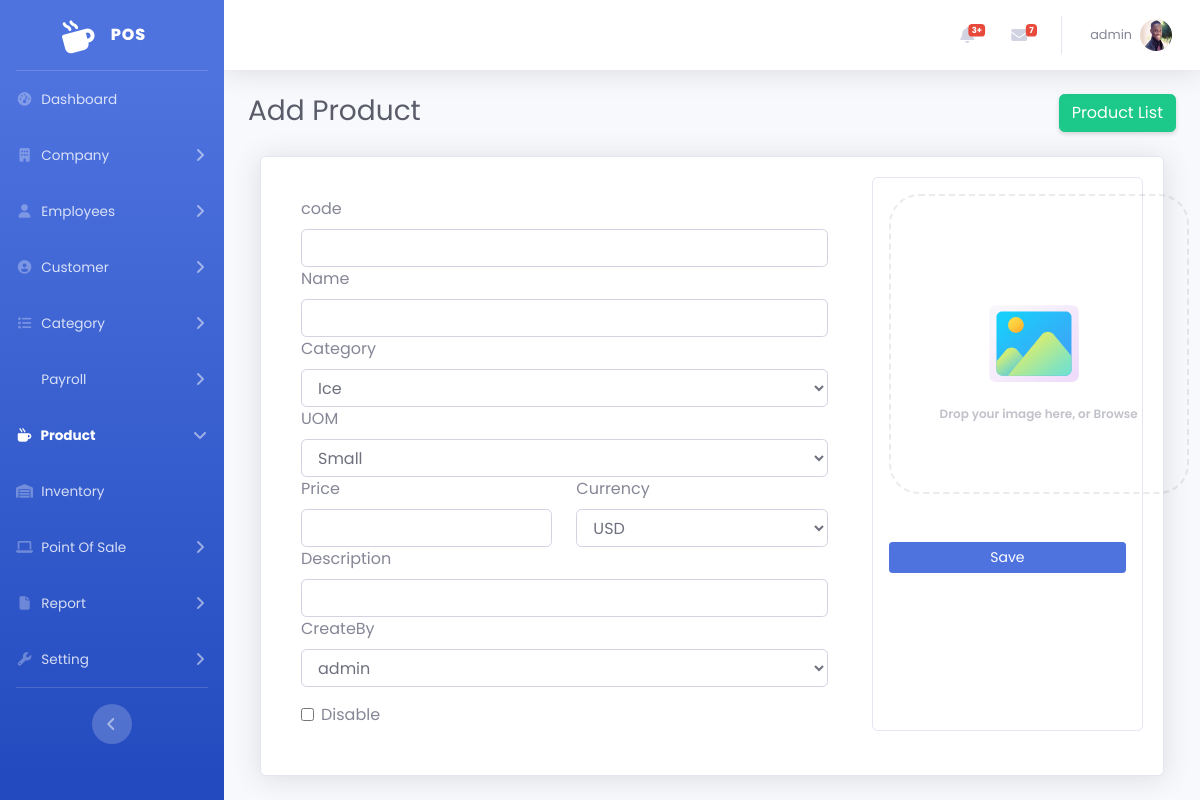
Page /admin/product.php (signed in) on the committed database.
### tables this page shows
CREATE TABLE `user` (
  `Id` int(11) NOT NULL,
  `OutletId` int(11) DEFAULT NULL,
  `EmployeeId` int(11) DEFAULT NULL,
  `RoleId` int(11) DEFAULT NULL,
  `Username` varchar(120) NOT NULL,
  `Password` varchar(255) NOT NULL,
  `ActivedAt` datetime DEFAULT NULL,
  `Status` tinyint(1) DEFAULT 1,
  `CreateBy` int(11) DEFAULT NULL,
  `CreateAt` timestamp NOT NULL DEFAULT current_timestamp(),
  `UpdateAt` datetime DEFAULT NULL
);

CREATE TABLE `employee` (
  `Id` int(11) NOT NULL,
  `OutletId` int(11) DEFAULT NULL,
  `Firstname` varchar(120) NOT NULL,
  `Lastname` varchar(120) NOT NULL,
  `Gender` tinyint(1) NOT NULL,
  `Dob` datetime DEFAULT NULL,
  `Email` varchar(120) DEFAULT NULL,
  `Tel` varchar(18) NOT NULL,
  `Salary` decimal(6,2) DEFAULT 0.00,
  `Currency` int(11) DEFAULT 1,
  `Position` varchar(120) NOT NULL,
  `Image` varchar(255) DEFAULT NULL,
  `Status` tinyint(1) DEFAULT 1,
  `JoinAT` datetime DEFAULT NULL,
  `ResignAt` datetime DEFAULT NULL,
  `ReasonResign` text DEFAULT NULL,
  `CreateBy` int(11) DEFAULT NULL,
  `CreateAt` timestamp NOT NULL DEFAULT current_timestamp(),
  `UpdateAt` datetime DEFAULT NULL
);

### admin/product.php (the view, shortened to what this page needs)
<?php
include('function_Pro.php');
?>
<html lang="en">
<head>
    <link href="vendor/fontawesome-free/css/all.min.css" rel="stylesheet" type="text/css">
    <link rel="stylesheet" href="https://cdnjs.cloudflare.com/ajax/libs/font-awesome/6.5.2/css/all.min.css" />
    <link href="css/sb-admin-2.min.css" rel="stylesheet">
    <link href="vendor/datatables/dataTables.bootstrap4.min.css" rel="stylesheet">
    <link href="css/img-style.css" rel="stylesheet">
</head>
<body id="page-top">
    <div id="wrapper">
        <?php include './include/sidebar.php' ?>
        <div id="content-wrapper" class="d-flex flex-column">
            <div id="content">
                <?php include './include/topbar.php' ?>
                <div class="container-fluid">
                    <div class="d-sm-flex align-item-center justify-content-between mb-4">
                        <h1 class="h3 mb-0 text-gray-800">Add Product</h1>
                        <a href="product-list.php" class="d-none d-sm-inline-block btn btn-success shadow-sm">Product List</a>
                    </div>
                <div class="col-lg-12">
        <div class="card shadow mb-4">
            <div class="card-body">
                <form method="post" enctype="multipart/form-data">
                    <?php
                    if (isset($_REQUEST['Id'])) {
                        $productId = $_REQUEST['Id'];
                        $rowFrm = $conn->query("SELECT * FROM `productsku` WHERE Id=$productId")->fetch_assoc();
                    } else {
                        $rowFrm = array("Name" => "", "Code" => "", "Remark" => "",);
                    }
                    ?>
                    <div class="row">
                        <div class="col-8">
                            <div class="card-body">
                                <label for="Code">code</label>
                                <input type="text" class="form-control" name="txtcode" required value="<?php  ?>">
                                <label for="Name">Name</label>
                                <input type="text" class="form-control" name="txtname" required value="<?php echo '' . $rowFrm['ProductId'] . '' ?>">
                                <label for="Category">Category</label>
                                <select class="form-control" style="width: 100%;" name="txtcategory">
                                    <?php
                                    $sqlCate = "SELECT * FROM `category`";
                                    $qrCate = $conn->query($sqlCate);
                                    while ($rowCate = $qrCate->fetch_assoc()) {
                                        if ($rowCate['Id'] == $rowFrm['Id']) $sel = 'selected';
                                        else $sel = '';
                                        echo '<option value="' . $rowCate['Id'] . '" ' . $sel . '>' . $rowCate['Name'] . '</option>';
                                    }
                                    ?>
                                </select>
                                <label for="UOM">UOM</label>
                                <select class="form-control" style="width: 100%;" name="txtuom">
                                    <?php
                                    $sqlUom = "SELECT * FROM `UOM`";
                                    $qrUom = $conn->query($sqlUom);
                                    while ($rowUom = $qrUom->fetch_assoc()) {
                                        if ($rowUom['Id'] == $rowFrm['Id']) $sel = 'selected';
                                        else $sel = '';
                                        echo '<option value="' . $rowUom['Id'] . '" ' . $sel . '>' . $rowUom['Name'] . '</option>';
                                    }
                                    ?>
                                </select>
                                <div class="row">
                                    <div class="col-6">
                                        <label for="Price">Price</label>
                                        <input type="number" class="form-control" name="txtprice">
                                    </div>
                                    <div class="col-6">
                                        <label for="Currency">Currency</label>
                                        <select class="form-control" style="width: 100%;" name="txtcurrency">
                                            <?php
                                            $sqlCurrency = "SELECT * FROM `Currency`";
                                            $qrCurrency = $conn->query($sqlCurrency);
                                            while ($rowCurrency = $qrCurrency->fetch_assoc()) {
                                                if ($rowCurrency['Id'] == $rowFrm['Id']) $sel = 'selected';
                                                else $sel = '';
                                                echo '<option value="' . $rowCurrency['Id'] . '" ' . $sel . '>' . $rowCurrency['Code'] . '</option>';
                                            }
                                            ?>
                                        </select>
                                    </div>
                                </div>
                                <label for="Description">Description</label>
                                <input type="text" class="form-control" name="txtdescription">
                                <label for="CreateBy">CreateBy</label>
                                <select class="form-control" style="width: 100%;" name="txtcreateby">
                                    <?php
                                    $sqlUser = "SELECT * FROM `user`";
                                    $qrUser = $conn->query($sqlUser);
                                    while ($rowUser = $qrUser->fetch_assoc()) {
                                        if ($rowUser['Id'] == $rowFrm['Id']) $sel = 'selected';
                                        else $sel = '';
                                        echo '<option value="' . $rowUser['Id'] . '" ' . $sel . '>' . $rowUser['Username'] . '</option>';
                                    }
                                    ?>
                                </select>
                                <div class="form-check form-switch ms-4 mt-3">
                                    <input class="form-check-input" type="checkbox" role="switch" id="status" name="txtstatus">
                                    <label class="form-check-label mb-2" for="status">Disable</label>
                                </div>
                            </div>
                        </div>
                        <div class="col-lg-4 d-flex align-items-top justify-content-top">
                            <div class="card mb-4 p-3 text center ">
                                <div class="con-input-file">
                                    <div class="con-bg">
                                    </div>
                                    <div class="img-1">
                                    </div>
                                    <div class="img-2">
                                        <div class="square-1"></div>
                                    </div>
                                    <div class="img-3">
                                        <div class="square-2"></div>
                                    </div>
                                    <div class="con-text">
                                        Drop your image here, or Browse
                                    </div class="d-flex justify-content-center">
                                </div>
                                <?php
                                if (isset($_REQUEST['Id'])) {
                                    echo '
                                        <input type="submit" value="UPDATE" class="btn btn-success btn-sm mt-5" name="btnUpdate">
                                            <a href="product-add.php" class="btn btn-info btn-sm mt-5"> NEW </a>
                                        ';
                                } else {
                                    echo '
                                        <button type="submit" class="btn btn-primary btn-sm mt-5" name="btnAdd">Save</button>
                                        ';
                                }
                                ?>
                            </div>
                        </div>
                    </div>
                </form>
            </div>
        </div>
    </div>
                </div>
            </div>
        </div>
    </div>
</body>
</html>

### admin/include/topbar.php (shortened to what this page needs)
<?php
include('../admin/cn.php');
?>
<nav class="navbar navbar-expand navbar-light bg-white topbar mb-4 static-top shadow">
    <ul class="navbar-nav ml-auto">
        <li class="nav-item dropdown no-arrow mx-1">
            <a class="nav-link dropdown-toggle" href="#" id="alertsDropdown" role="button" data-toggle="dropdown" aria-haspopup="true" aria-expanded="false">
                <i class="fas fa-bell fa-fw"></i>
                <span class="badge badge-danger badge-counter">3+</span>
            </a>
        </li>
        <li class="nav-item dropdown no-arrow mx-1">
            <a class="nav-link dropdown-toggle" href="#" id="messagesDropdown" role="button" data-toggle="dropdown" aria-haspopup="true" aria-expanded="false">
                <i class="fas fa-envelope fa-fw"></i>
                <span class="badge badge-danger badge-counter">7</span>
            </a>
        </li>
        <?php
        $id = $_SESSION['session'];
        $sql = "SELECT * FROM `user` WHERE `Id` = '$id'";
        $rs = $conn->query($sql);
        $row = mysqli_fetch_assoc($rs);
        $Profile = $conn->query("SELECT * FROM `Employee` WHERE Id=" . $row['EmployeeId'])->fetch_assoc();
        ?>
        <li class="nav-item dropdown no-arrow">
            <a class="nav-link dropdown-toggle" href="#" id="userDropdown" role="button" data-toggle="dropdown" aria-haspopup="true" aria-expanded="false">
                <span class="mr-2 d-none d-lg-inline text-gray-600 small"><?php echo $row['Username'] ?></span>
                <img class="img-profile rounded-circle" src="../admin/ImageEmp/<?php echo $Profile['Image'] ?>" id="imgInp">
            </a>
        </li>
    </ul>
</nav>

### admin/css/img-style.css (style rules this page uses)
* { list-style: none; outline: none; padding: 0; margin: 0; font-family: 'Poppins', sans-serif; box-sizing: border-box; }
.con-input-file { border: 2px dashed rgba(0,0,0,.08); border-radius: 30px; display: flex; align-items: center; justify-content: center; position: relative; width: 300px; height: 300px; transition: all .25s ease, border 0s; }
.con-bg { position: absolute; border-radius: inherit; max-width: 100%; max-height: 100%; height: 100%; display: flex; align-items: center; justify-content: center; overflow: hidden; }
.con-text { position: absolute; z-index: 100; pointer-events: none; margin-top: 140px; font-weight: 600; opacity: .5; font-size: .75rem; transition: all .25s ease; }
.img-1 { display: flex; align-items: center; justify-content: center; transform: translate(-50%, -50%); left: 50%; top: 50%; pointer-events: none; }
.img-1 { position: absolute; pointer-events: none; }
.img-1 svg { width: 100px; transition: all .25s ease; }
.img-2 { position: absolute; z-index: -1; pointer-events: none; transform: translate(-50%, -50%); left: 50%; top: 50%; }
.square-1 { width: 90px; height: 76px; background: linear-gradient(0deg, #93e5b0 0%, #65e0db 100%); border-radius: 10px; margin-top: -10px; margin-left: 0px; transform: rotate(-10deg); pointer-events: none; }
.img-3 { position: absolute; z-index: -2; pointer-events: none; transform: translate(-50%, -50%); left: 50%; top: 50%; }
.square-2 { transform: rotate(10deg); width: 90px; height: 76px; background: linear-gradient(90deg, #ffa936 0%, #ff6359 100%); border-radius: 10px; margin-top: -4px; transform: rotate(10deg); pointer-events: none; }

### rows in the picture
user: Username "admin"
employee: Image (picture)

### other values in the picture
form field txtcategory "Ice"
form field txtuom "Small"
form field txtcurrency "USD"
form field txtcreateby "admin"
